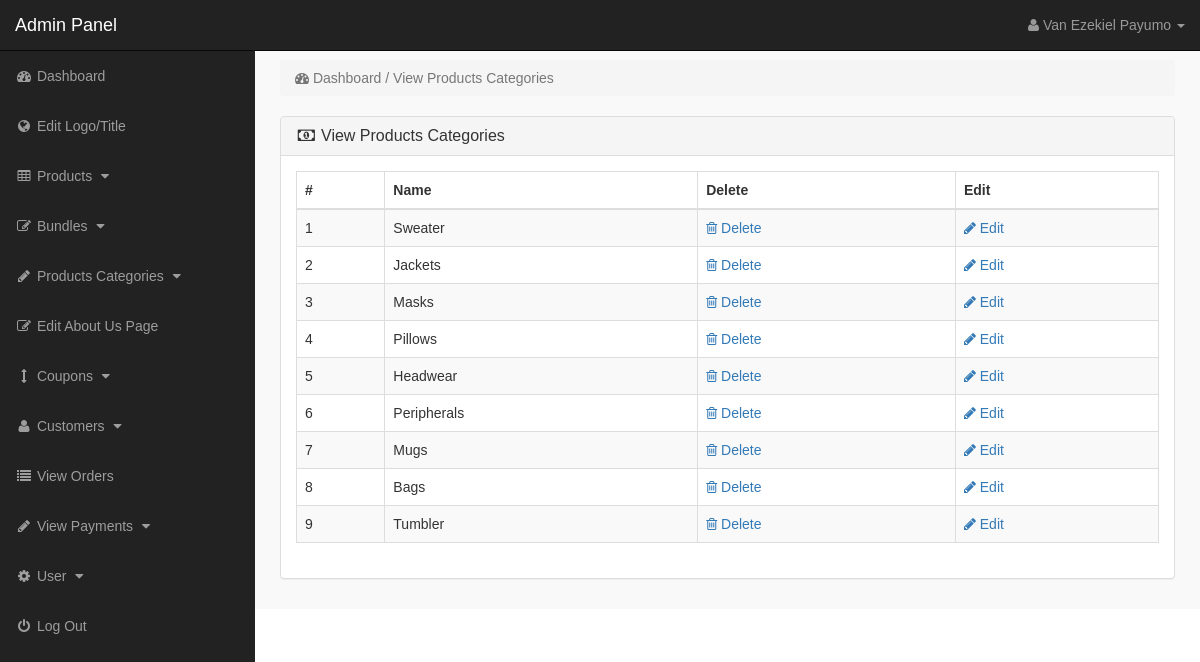
/admin_area/index.php?view_p_cats (signed in), run on the app's committed database.
### tables this page shows
CREATE TABLE `product_categories` (
  `p_cat_id` int(10) NOT NULL,
  `p_cat_title` text NOT NULL,
  `p_cat_image` text NOT NULL
);

### admin_area/view_p_cats.php (the view)
<?php
if(!isset($_SESSION['admin_email'])){
echo "<script>window.open('login.php','_self')</script>";
}
else {
    $admin_level = $_SESSION['admin_level'];
    if ($admin_level == 2) {
        $hideme = 'display:none;';
    } else {
        $hideme = '';
    }
?>
<div class="row">
<div class="col-lg-12">
<ol class="breadcrumb">
<li class="active">
<i class="fa fa-dashboard"></i> Dashboard / View Products Categories
</li>
</ol>
</div>
</div>
<div class="row">
<div class="col-lg-12">
<div class="panel panel-default">
<div class="panel-heading">
<h3 class="panel-title">
<i class="fa fa-money fa-fw"> </i> View Products Categories
</h3>
</div>
<div class="panel-body">
<div class="table-responsive">
<table class="table table-bordered table-hover table-striped">
<thead>
<tr>
<th>#</th>
<th>Name</th>
<th>Delete</th>
<th>Edit</th>
</tr>
</thead>
<tbody>
<?php
$i=0;
$get_p_cats = "select * from product_categories";
$run_p_cats = mysqli_query($con,$get_p_cats);
while($row_p_cats = mysqli_fetch_array($run_p_cats)){
$p_cat_id = $row_p_cats['p_cat_id'];
$p_cat_title = $row_p_cats['p_cat_title'];
$i++;
?>
<tr>
<td> <?php echo $i; ?> </td>
<td> <?php echo $p_cat_title; ?> </td>
<td>
<a style="<?php echo $hideme; ?>" href="index.php?delete_p_cat=<?php echo $p_cat_id; ?>">
<i class="fa fa-trash-o"></i> Delete
</a>
</td>
<td>
<a href="index.php?edit_p_cat=<?php echo $p_cat_id; ?>">
<i class="fa fa-pencil"></i> Edit
</a>
</td>
</tr>
<?php } ?>
</tbody>
</table>
</div>
</div>
</div>
</div>
</div>
<?php } ?>

### admin_area/includes/sidebar.php (shortened to what this page needs)
<?php
if (!isset($_SESSION['admin_email'])) {
    echo "<script>window.open('login.php','_self')</script>";
} else {
    $admin_level = $_SESSION['admin_level'];
    if ($admin_level == 2) {
        $hideme = 'display:none;';
    } else {
        $hideme = '';
    }
    ?>
<nav class="navbar navbar-inverse navbar-fixed-top" >
<div class="navbar-header" >
<a class="navbar-brand" href="index.php?dashboard" >Admin Panel</a>
</div>
<ul class="nav navbar-right top-nav" >
<li class="dropdown" >
<a href="#" class="dropdown-toggle" data-toggle="dropdown" >
<i class="fa fa-user" ></i>
<?php echo $admin_name; ?> <b class="caret" ></b>
</a>
</li>
</ul>
<div class="collapse navbar-collapse navbar-ex1-collapse">
<ul class="nav navbar-nav side-nav">
<li>
<a href="index.php?dashboard">
<i class="fa fa-fw fa-dashboard"></i> Dashboard
</a>
</li>
<li>
<a style="<?php echo $hideme; ?>" href="index.php?edit_logo_title">
<i class="fa fa-fw fa-globe"></i> Edit Logo/Title
</a>
</li>
<li>
<a href="#" data-toggle="collapse" data-target="#products">
<i class="fa fa-fw fa-table"></i> Products
<i class="fa fa-fw fa-caret-down"></i>
</a>
</li>
<li>
<a href="#" data-toggle="collapse" data-target="#bundles">
<i class="fa fa-fw fa-edit"></i> Bundles
<i class="fa fa-fw fa-caret-down"></i>
</a>
</li>
<li>
<a href="#" data-toggle="collapse" data-target="#p_cat">
<i class="fa fa-fw fa-pencil"></i> Products Categories
<i class="fa fa-fw fa-caret-down"></i>
</a>
</li>
<li style="<?php echo $hideme; ?>">
<a href="index.php?edit_about_us">
<i class="fa fa-fw fa-edit"></i> Edit About Us Page
</a>
</li>
<li style="<?php echo $hideme; ?>">
<a href="#" data-toggle="collapse" data-target="#coupons">
<i class="fa fa-fw fa-arrows-v"></i> Coupons
<i class="fa fa-fw fa-caret-down"></i>
</a>
</li>
<li style="<?php echo $hideme; ?>">
<a href="#" data-toggle="collapse" data-target="#customer">
<i class="fa fa-fw fa-user"></i> Customers
<i class="fa fa-fw fa-caret-down"></i>
</a>
</li>
<li>
<a href="index.php?view_orders">
<i class="fa fa-fw fa-list"></i> View Orders
</a>
</li>
<li>
<a href="#" data-toggle="collapse" data-target="#pay">
<i class="fa fa-fw fa-pencil"></i> View Payments
<i class="fa fa-fw fa-caret-down"></i>
</a>
</li>
<li>
<a href="#" data-toggle="collapse" data-target="#users">
<i class="fa fa-fw fa-gear"></i> User
<i class="fa fa-fw fa-caret-down"></i>
</a>
</li>
<li>
<a href="logout.php">
<i class="fa fa-fw fa-power-off"></i> Log Out
</a>
</li>
</ul>
</div>
</nav>
<?php }?>

### admin_area/css/style.css (style rules this page uses)
* { font-family: "Montserrat", sans-serif }
body { margin-top: 100px; font-family: "Montserrat"; }
@media (min-width: 768px) { body { margin-top: 50px; } }
.top-nav { padding: 0 15px; }
.top-nav>li { display: inline-block; float: left; }
.top-nav>li>a { padding-top: 15px; padding-bottom: 15px; line-height: 20px; color: #999; }
@media (min-width: 768px) { .side-nav { position: fixed; top: 51px; width: 255px; border-radius: 0; overflow-y: auto; background-color: #222; bottom: 0; overflow-x: hidden; padding-bottom: 40px; } }
@media (min-width: 768px) { .side-nav>li>a { width: 255px; } }
.panel-body { border-radius: 5px; }

### data on the page
product_categories: p_cat_title "Sweater"
product_categories: p_cat_title "Jackets"
product_categories: p_cat_title "Masks"
product_categories: p_cat_title "Pillows"
product_categories: p_cat_title "Headwear"
product_categories: p_cat_title "Peripherals"
product_categories: p_cat_title "Mugs"
product_categories: p_cat_title "Bags"
product_categories: p_cat_title "Tumbler"

### other printed values
$admin_name "Van Ezekiel Payumo"
